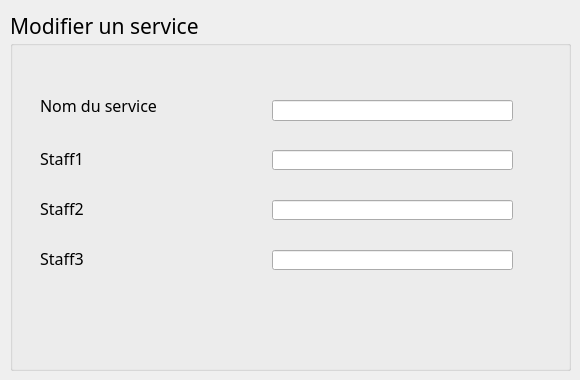
      <widget class="QWidget" name="Modifier_service">
       <widget class="QGroupBox" name="groupBox_3">
        <property name="geometry">
         <rect>
          <x>10</x>
          <y>10</y>
          <width>561</width>
          <height>361</height>
         </rect>
        </property>
        <property name="font">
         <font>
          <family>Quicksand-SemiBold</family>
          <pointsize>16</pointsize>
         </font>
        </property>
        <property name="title">
         <string>Modifier un service</string>
        </property>
        <widget class="QLineEdit" name="lineEdit_ModifStaff2">
         <property name="geometry">
          <rect>
           <x>262</x>
           <y>190</y>
           <width>241</width>
           <height>20</height>
          </rect>
         </property>
         <property name="readOnly">
          <bool>false</bool>
         </property>
        </widget>
        <widget class="QLabel" name="nom_service_3">
         <property name="geometry">
          <rect>
           <x>30</x>
           <y>80</y>
           <width>151</width>
           <height>31</height>
          </rect>
         </property>
         <property name="font">
          <font>
           <family>Quicksand-SemiBold</family>
           <pointsize>12</pointsize>
          </font>
         </property>
         <property name="text">
          <string>Nom du service</string>
         </property>
        </widget>
        <widget class="QLabel" name="staff2_3">
         <property name="geometry">
          <rect>
           <x>30</x>
           <y>190</y>
           <width>71</width>
           <height>16</height>
          </rect>
         </property>
         <property name="font">
          <font>
           <family>Quicksand-SemiBold</family>
           <pointsize>12</pointsize>
          </font>
         </property>
         <property name="text">
          <string>Staff2</string>
         </property>
        </widget>
        <widget class="QLabel" name="staff1_3">
         <property name="geometry">
          <rect>
           <x>30</x>
           <y>140</y>
           <width>91</width>
           <height>16</height>
          </rect>
         </property>
         <property name="font">
          <font>
           <family>Quicksand-SemiBold</family>
           <pointsize>12</pointsize>
          </font>
         </property>
         <property name="text">
          <string>Staff1</string>
         </property>
        </widget>
        <widget class="QLineEdit" name="lineEdit_ModifNomService">
         <property name="geometry">
          <rect>
           <x>262</x>
           <y>90</y>
           <width>241</width>
           <height>21</height>
          </rect>
         </property>
         <property name="readOnly">
          <bool>false</bool>
         </property>
        </widget>
        <widget class="QLineEdit" name="lineEdit_ModifStaff1">
         <property name="geometry">
          <rect>
           <x>262</x>
           <y>140</y>
           <width>241</width>
           <height>20</height>
          </rect>
         </property>
         <property name="readOnly">
          <bool>false</bool>
         </property>
        </widget>
        <widget class="QLabel" name="staff3_3">
         <property name="geometry">
          <rect>
           <x>30</x>
           <y>240</y>
           <width>61</width>
           <height>16</height>
          </rect>
         </property>
         <property name="font">
          <font>
           <family>Quicksand-SemiBold</family>
           <pointsize>12</pointsize>
          </font>
         </property>
         <property name="text">
          <string>Staff3</string>
         </property>
        </widget>
        <widget class="QLineEdit" name="lineEdit_ModifStaff3">
         <property name="geometry">
          <rect>
           <x>262</x>
           <y>240</y>
           <width>241</width>
           <height>20</height>
          </rect>
         </property>
         <property name="readOnly">
          <bool>false</bool>
         </property>
        </widget>
        <widget class="QPushButton" name="pushButton_modifService">
         <property name="geometry">
          <rect>
           <x>510</x>
           <y>322</y>
           <width>41</width>
           <height>31</height>
          </rect>
         </property>
         <property name="styleSheet">
          <string notr="true">#pushButton_modifService{
background-color: transparent;
border-image: url(:valider.png);
background: none;
border: none;
background-repeat: none;
}</string>
         </property>
         <property name="text">
          <string/>
         </property>
        </widget>
        <widget class="QPushButton" name="pushButton_AnnulerModifService">
         <property name="geometry">
          <rect>
           <x>10</x>
           <y>330</y>
           <width>51</width>
           <height>21</height>
          </rect>
         </property>
         <property name="styleSheet">
          <string notr="true">#pushButton_AnnulerModifService{
background-color: transparent;
border-image: url(:precedent.png);
background: none;
border: none;
background-repeat: none;
}</string>
         </property>
         <property name="text">
          <string/>
         </property>
        </widget>
       </widget>
      </widget>
